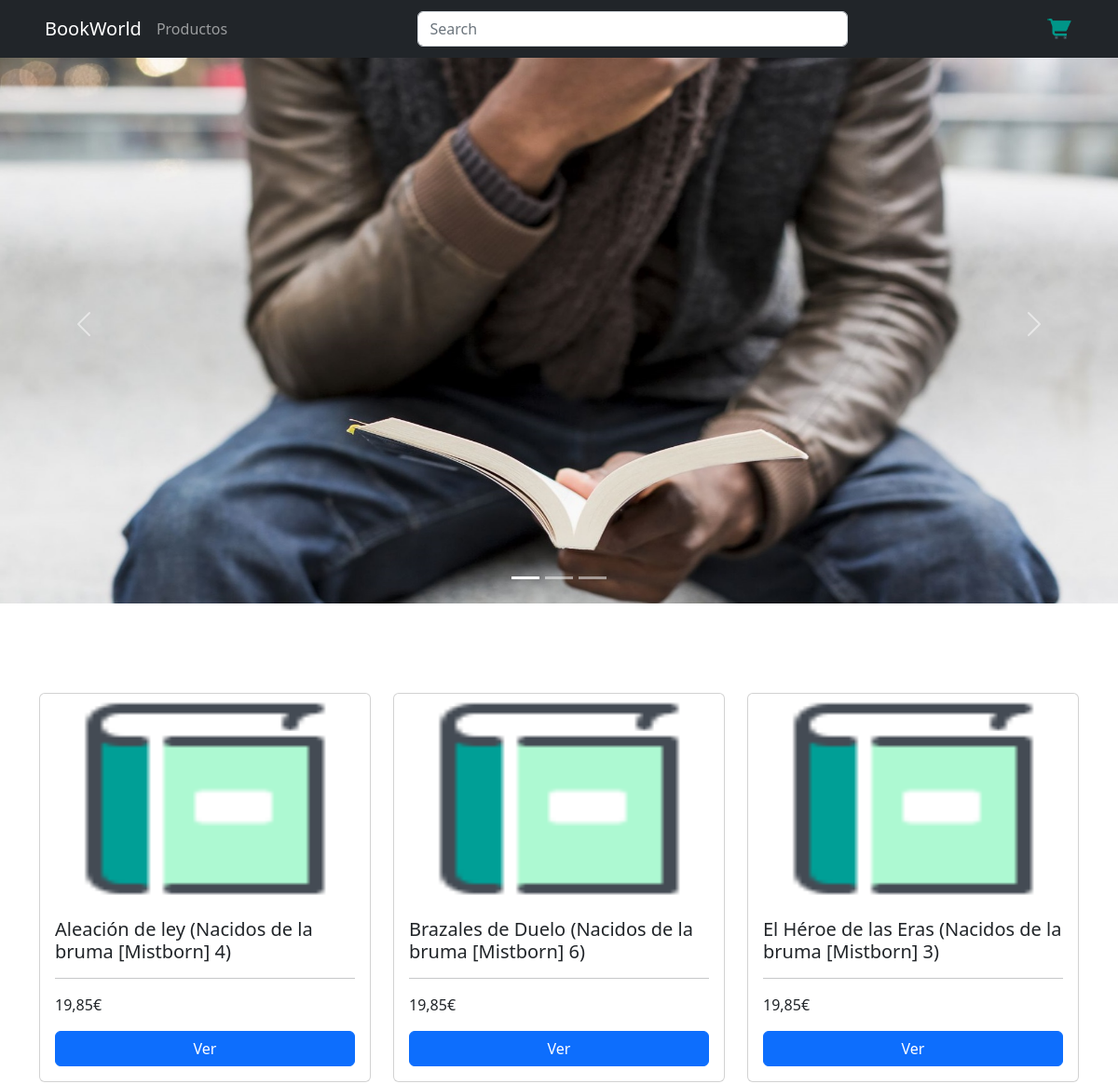
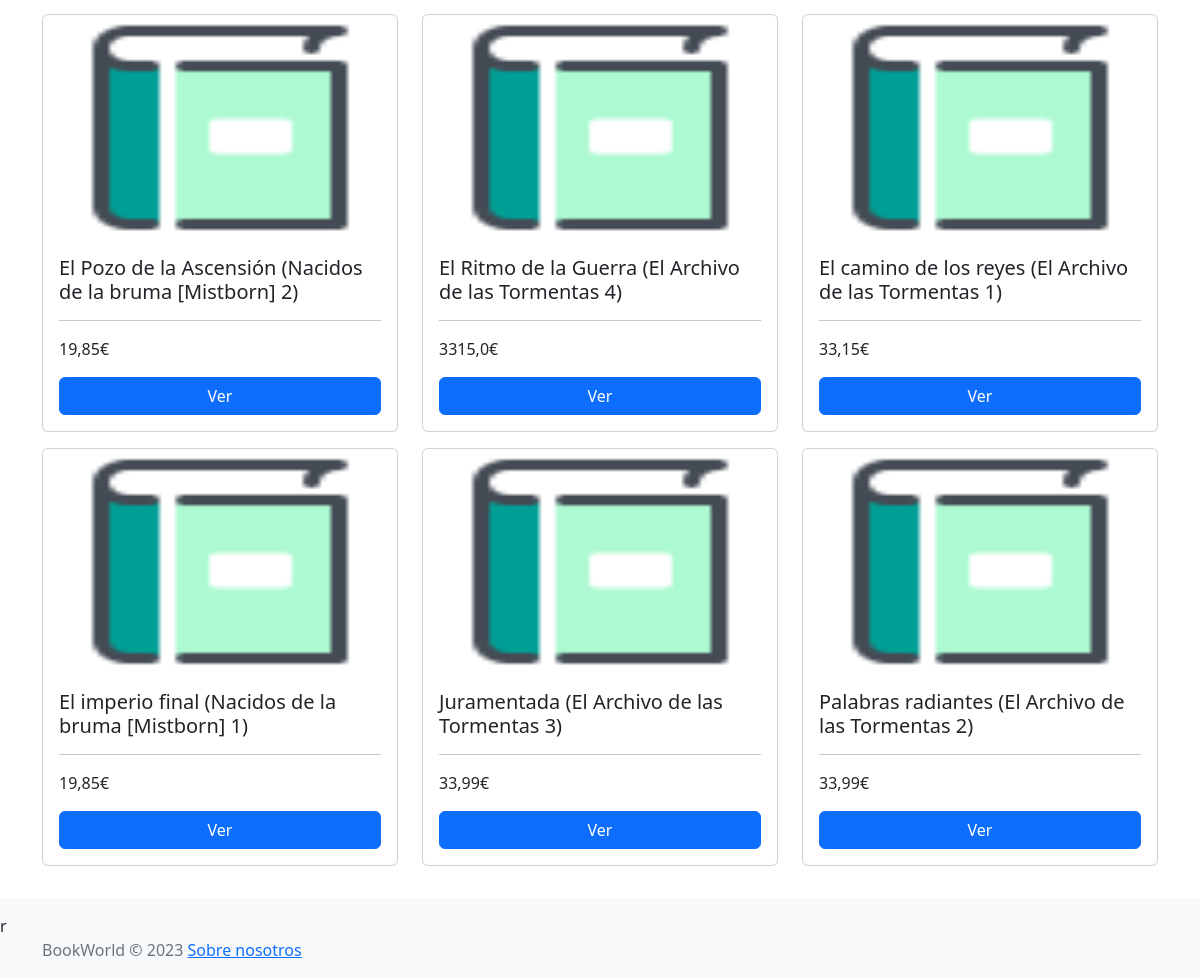
The page / on the database its author committed (2 pictures, top to bottom).
### BookWorld/models/book.py (models this page shows)
class Book(models.Model):
    isbn = models.CharField(max_length=13, primary_key=True)
    title = models.CharField(max_length=150, blank=False, null=False)
    description = models.CharField(max_length=150, blank=False, null=False)
    author = models.ForeignKey("Author", null=False, on_delete=models.CASCADE)
    genre = models.CharField(max_length=150, blank=False, null=True)
    price = models.FloatField(max_length=150, blank=False, null=True)

### BookWorld/views.py (the view)
# urls.py: path('', views.index, name='index'),
def index(request):
    books = Book.objects.all().order_by('title')[:9]
    return render(request, 'index.html',{'books': books})

### BookWorld/models/cart_total.py (called while the page is built)
def cart_total(request):
    total = 0
    if "cart" in request.session.keys():
        for key, value in request.session['cart'].items():
            total += int(value['acumulated'])
    return {'cart_total': total}

### templates/index.html (shortened to what this page needs)
{% load static %}
<!DOCTYPE html>
<html lang="en"/>
<head>
    <link rel="stylesheet" href="https://cdn.jsdelivr.net/npm/bootstrap@5.2.3/dist/css/bootstrap.min.css"
>
</head>
<body>
<header class="navbar navbar-dark bg-dark fixed-top container-fluid d-flex bd-highlight px-5">
    <div class="navbar-nav flex-row flex-fill bd-highlight">
        <a class="navbar-brand" href="/">BookWorld</a>
        <a class="nav-item nav-link" href="products">Productos</a>
    </div>
    <div class="flex-fill bd-highlight">
        <form class="d-flex">
            <input class="form-control me-2" type="search" placeholder="Search" aria-label="Search"
                   href="/search">
        </form>
    </div>
    <div class="flex-fill bd-highlight">
        <nav class="navbar navbar-expand-lg text-light">
            <a class="nav-link ms-auto" aria-current="page" href="cart">
                <img src="../static/img/cart.png" width="30" height="30">
            </a>
        </nav>
    </div>
</header>
<div class="mt-5">
    <div id="carouselExampleCaptions" class="carousel slide" data-bs-ride="carousel">
        <div class="carousel-indicators">
            <button type="button" data-bs-target="#carouselExampleCaptions" data-bs-slide-to="0" class="active"
                    aria-current="true" aria-label="Slide 1"></button>
            <button type="button" data-bs-target="#carouselExampleCaptions" data-bs-slide-to="1"
                    aria-label="Slide 2"></button>
            <button type="button" data-bs-target="#carouselExampleCaptions" data-bs-slide-to="2"
                    aria-label="Slide 3"></button>
        </div>
        <div class="carousel-inner">
            <div class="carousel-item active ">
                <a href="https://www.esquire.com/es/actualidad/libros/a38483239/mejores-libros-2022-novelas-recomendadas/"
                   target="_blank"
                   title="Mejores libros 2022">
                    <img src="{% static 'img/bestBooks.jpg' %}" height="600px"
                         class="d-block w-100" alt="Mejores libros 2022">
                </a>
            </div>
        </div>
        <button class="carousel-control-prev" type="button" data-bs-target="#carouselExampleCaptions"
                data-bs-slide="prev">
            <span class="carousel-control-prev-icon" aria-hidden="true"></span>
        </button>
        <button class="carousel-control-next" type="button" data-bs-target="#carouselExampleCaptions"
                data-bs-slide="next">
            <span class="carousel-control-next-icon" aria-hidden="true"></span>
        </button>
    </div>
</div>
<div class="container mt-5 pt-5">
    {% if books %}
        {% for book in books %}
            {% if forloop.first %}
                <div class="row mb-3">{% endif %}
        <div class="col-4">
            <div class="card box-shadow">
                <img src="{% static 'img/book.png' %}" class="card-img-top" alt="..." style="height: 225px; width: 100%; display: block;">
                <div class="card-body">
                    <h5 class="card-title">{{ book.title }}</h5>
                    <hr/>
                    <p class="card-text">{{ book.price }}€</p>
                    <a href="products/{{ book.isbn }}" class="btn btn-primary w-100">Ver</a>
                </div>
            </div>
        </div>
        {% if forloop.counter|divisibleby:3 %}</div>
            <div class="row mb-3">{% endif %}
        {% if forloop.last %}</div>{% endif %}
        {% endfor %}
    {% else %}
        <div class="alert alert-warning" role="alert">No hay libros disponibles</div>
    {% endif %}
</div>
<footer class="footer  py-3 bg-light mt-3 ">r
    <div class="container">
        <span class="text-muted">BookWorld © <script>document.write(new Date().getFullYear())</script> </span>
        <span class="text-muted"><a href="https://www.youtube.com/watch?v=dQw4w9WgXcQ">Sobre nosotros</a></span>
    </div>
</footer>
</body>
</html>

### rows shown on the page
Book: title "Aleación de ley (Nacidos de la bruma [Mistborn] 4)", price "19,85"
Book: title "Brazales de Duelo (Nacidos de la bruma [Mistborn] 6)", price "19,85"
Book: title "El Héroe de las Eras (Nacidos de la bruma [Mistborn] 3)", price "19,85"
Book: title "El Pozo de la Ascensión (Nacidos de la bruma [Mistborn] 2)", price "19,85"
Book: title "El Ritmo de la Guerra (El Archivo de las Tormentas 4)", price "3315,0"
Book: title "El camino de los reyes (El Archivo de las Tormentas 1)", price "33,15"
Book: title "El imperio final (Nacidos de la bruma [Mistborn] 1)", price "19,85"
Book: title "Juramentada (El Archivo de las Tormentas 3)", price "33,99"
Book: title "Palabras radiantes (El Archivo de las Tormentas 2)", price "33,99"
